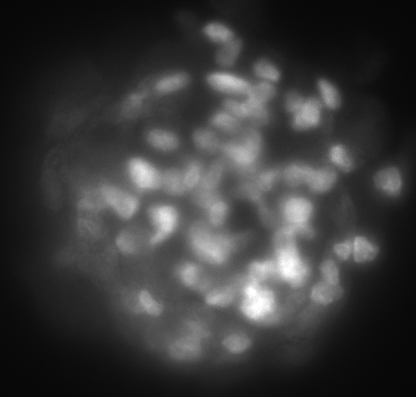
#> input picture img/test3.png, 416 x 397 px
$ python image_as_surface.py
#> lines starting #> are read from the running program, lines starting #| are printed output that depends on the picture
import cv2
import numpy as np
from matplotlib import pyplot as plt
from matplotlib import cm
from mpl_toolkits.mplot3d import Axes3D
from sklearn.cluster import DBSCAN

plt.close('all')

def process_image(image_path):
    # Load image in grayscale
#> called with image_path = 'img/test3.png'
    image = cv2.imread(image_path, cv2.IMREAD_GRAYSCALE)
#> image is the input picture: shape (397, 416); min 6, max 255, mean 57.8

    # Apply median filter to reduce noise while preserving edges
    median_filtered_image = cv2.medianBlur(image, 5)

    # Normalize the image to enhance contrast
    norm_image = cv2.normalize(median_filtered_image, None, 0, 255, cv2.NORM_MINMAX)

    return image, norm_image


image_path = 'img/test3.png'

_, processed_image = process_image(image_path)


#Plot image as 3d surface
lena = cv2.resize(processed_image, (100,100))
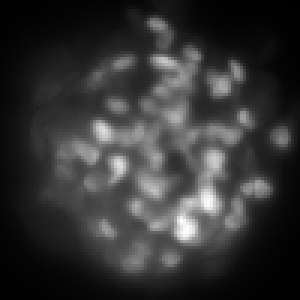
#> lena: shape (100, 100) (shown 3 times larger); min 0, max 255, mean 52

xx, yy = np.mgrid[0:lena.shape[0], 0:lena.shape[1]]


fig = plt.figure()
ax = fig.add_subplot(projection = '3d')
ax.plot_surface(xx, yy, lena ,rstride=1, cstride=1,  linewidth=0)
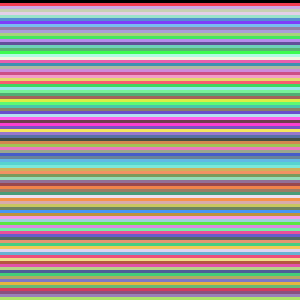
#> xx: shape (100, 100) int64 (shown 3 times larger); 100 distinct labels, from 0 to 99; one colour per label, 0 black

# show it
plt.show()
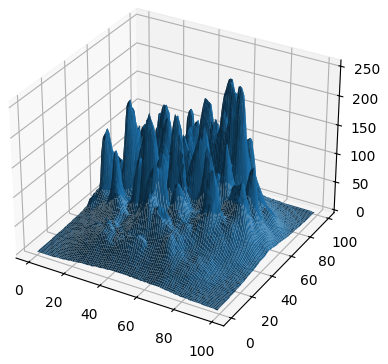
#> figure drawn by matplotlib, 1 panel

$ run again, with img/test2.png copied over img/test3.png
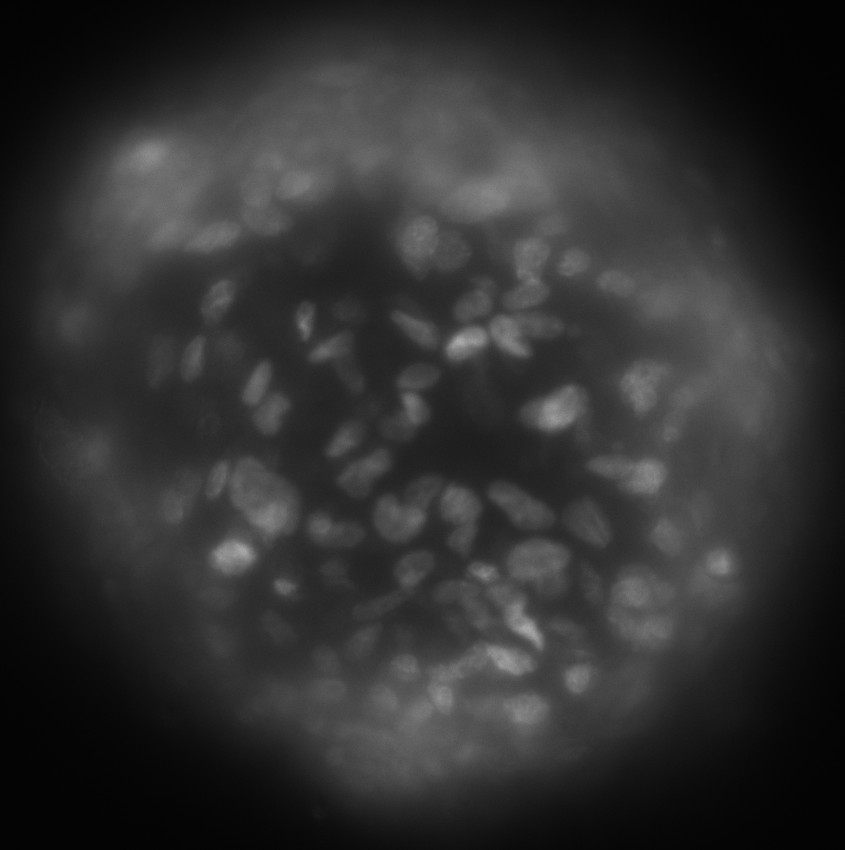
#> input picture img/test2.png, 845 x 850 px
#> in process_image, image is the input picture: shape (850, 845); min 2, max 173, mean 47.8
#> in process_image, `norm_image = cv2.normalize(median_filtered_image, None, 0, 255, cv2.NO..`:
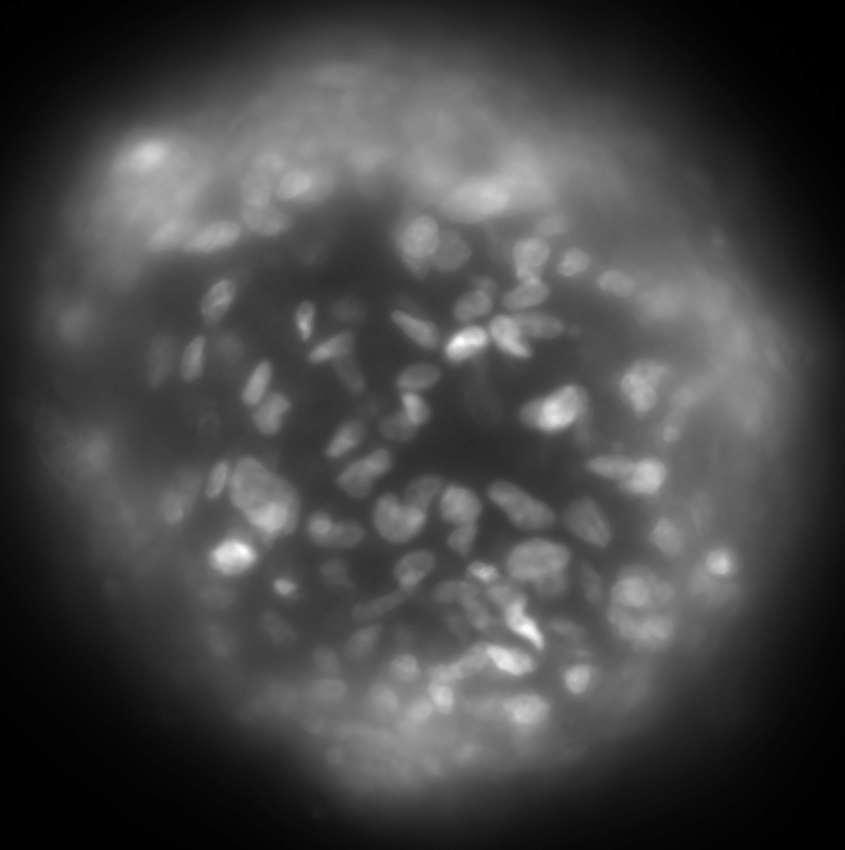
#> norm_image: shape (850, 845); min 0, max 255, mean 70.1
#> xx: shape (100, 100) int64; 100 distinct labels, from 0 to 99
#> `plt.show()`:
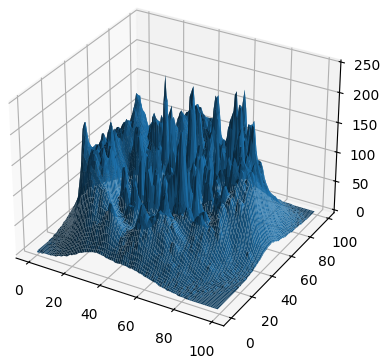
#> figure drawn by matplotlib, 1 panel

$ run again, with img/test4.png copied over img/test3.png
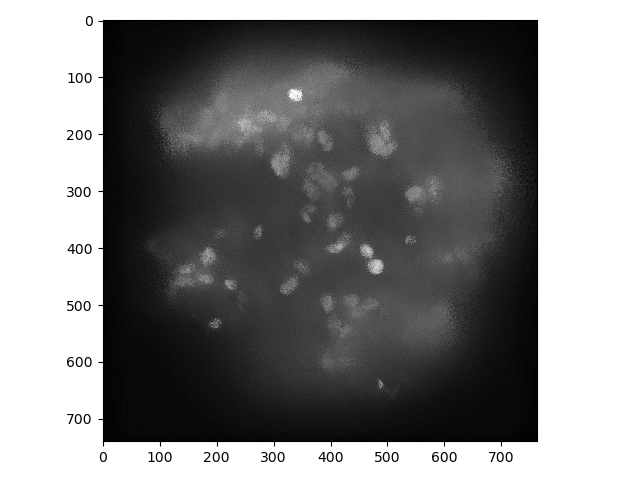
#> input picture img/test4.png, 640 x 480 px
#> in process_image, image is the input picture: shape (480, 640); min 0, max 255, mean 130.1
#> `lena = cv2.resize(processed_image, (100,100))`:
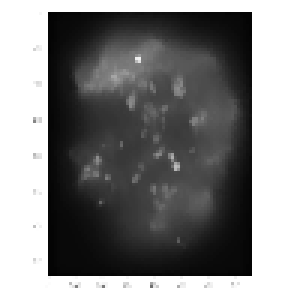
#> lena: shape (100, 100) (shown 3 times larger); min 1, max 255, mean 130.7
#> xx: shape (100, 100) int64; 100 distinct labels, from 0 to 99
#> `plt.show()`:
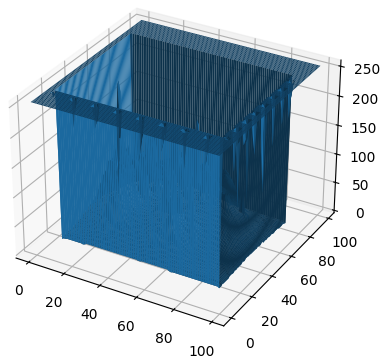
#> figure drawn by matplotlib, 1 panel
